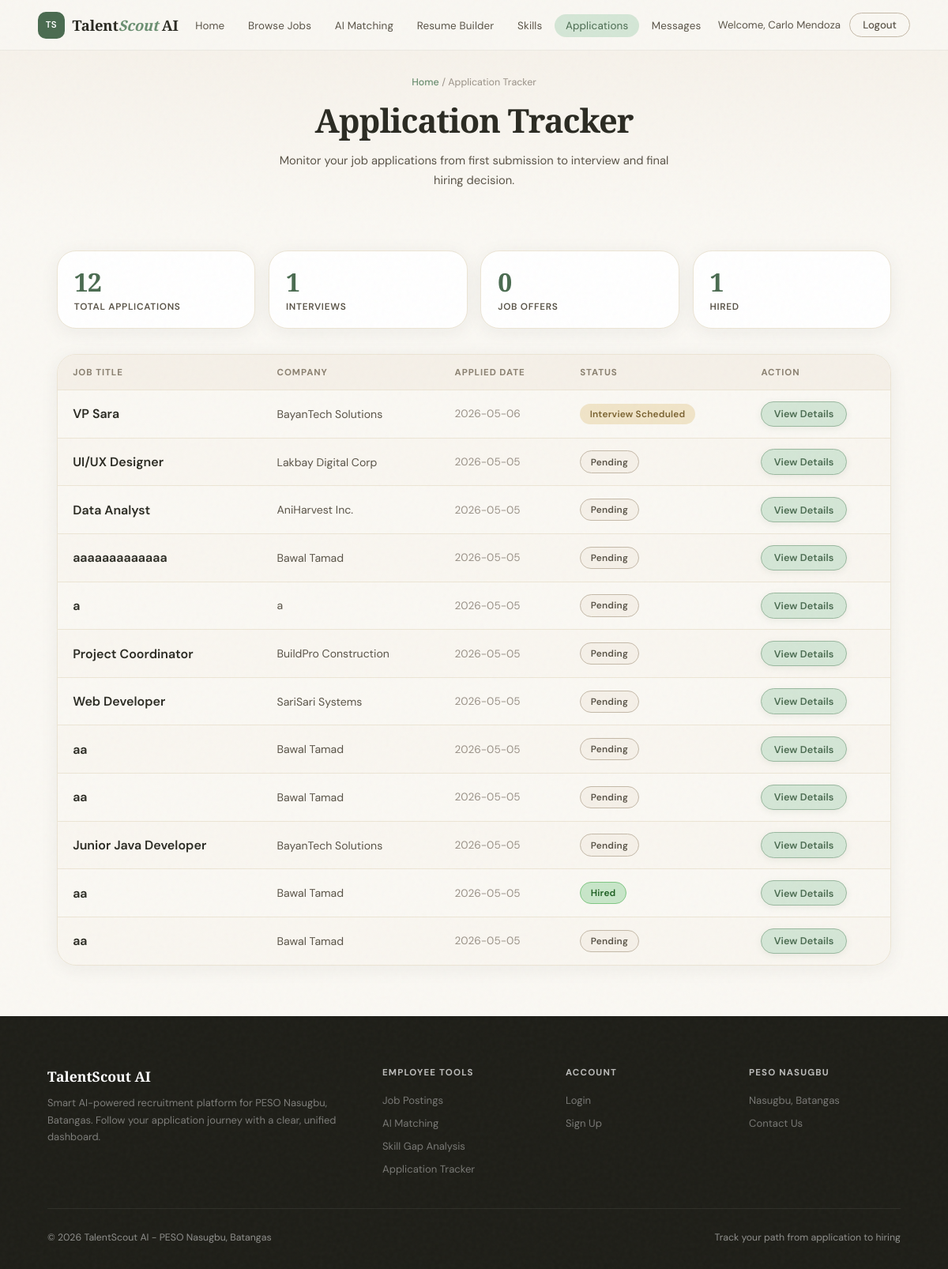
/employees/modules/applicant-tracking/index.php (signed in), run on the app's committed database.
### tables this page shows
CREATE TABLE `application` (
  `application_id` int(11) NOT NULL,
  `job_post_id` int(11) DEFAULT NULL,
  `employee_id` int(11) DEFAULT NULL,
  `status` enum('Pending','Interview Scheduled','Offer Received','Rejected') DEFAULT 'Pending',
  `employer_feedback` varchar(255) DEFAULT NULL,
  `application_date` date DEFAULT NULL,
  `hire_status` enum('none','offered','accepted','rejected') DEFAULT 'none',
  `hire_offer_message` text DEFAULT NULL,
  `hire_offer_date` timestamp NULL DEFAULT NULL,
  `hire_response_date` timestamp NULL DEFAULT NULL,
  `is_anonymous` tinyint(1) DEFAULT 0
);

CREATE TABLE `job_post` (
  `job_post_id` int(11) NOT NULL,
  `employer_id` int(11) DEFAULT NULL,
  `title` varchar(255) DEFAULT NULL,
  `description` varchar(255) DEFAULT NULL,
  `salary` varchar(255) NOT NULL,
  `location` varchar(255) DEFAULT NULL,
  `work_type` varchar(50) DEFAULT NULL,
  `application_deadline` date DEFAULT NULL,
  `skills` varchar(255) NOT NULL,
  `experience_level` varchar(255) NOT NULL,
  `job_category` varchar(255) NOT NULL,
  `job_post_created` timestamp NOT NULL DEFAULT current_timestamp() ON UPDATE current_timestamp(),
  `job_status` varchar(20) DEFAULT 'active'
);

CREATE TABLE `employer` (
  `employer_id` int(11) NOT NULL,
  `company_name` varchar(255) DEFAULT NULL,
  `email` varchar(255) DEFAULT NULL,
  `password` varchar(255) DEFAULT NULL,
  `address` varchar(255) DEFAULT NULL,
  `status` varchar(50) DEFAULT 'pending',
  `business_reg_cert` varchar(255) DEFAULT NULL,
  `mayor_permit` varchar(255) DEFAULT NULL,
  `bir_registration` varchar(255) DEFAULT NULL,
  `dole_registration` varchar(255) DEFAULT NULL,
  `created_at` timestamp NULL DEFAULT current_timestamp()
);

### employees/modules/applicant-tracking/index.php (the view, shortened to what this page needs)
<?php
$employee_id = $_SESSION['employee_id'] ?? null;
$conn = getConnection();
$applications = [];
$query = "SELECT
  a.application_id,
  a.job_post_id,
  a.employee_id,
  a.application_date,
  a.status,
  a.hire_status,
  j.title as job_title,
  e.company_name,
  e.employer_id
FROM application a
JOIN job_post j ON a.job_post_id = j.job_post_id
JOIN employer e ON j.employer_id = e.employer_id
WHERE a.employee_id = ?
ORDER BY a.application_date DESC";
$stmt = $conn->prepare($query);
$stmt->bind_param("i", $employee_id);
if (!$stmt->execute()) {
  die("Execute failed: " . $stmt->error);
}
$result = $stmt->get_result();
while ($row = $result->fetch_assoc()) {
  $hireStatus = $row['hire_status'] ?? 'none';
  if ($hireStatus === 'accepted') {
    $row['display_status'] = 'Hired';
  } elseif ($hireStatus === 'rejected') {
    $row['display_status'] = 'Offer Declined';
  } elseif ($hireStatus === 'offered') {
    $row['display_status'] = 'Offer Received';
  } else {
    $row['display_status'] = $row['status'];
  }
  $applications[] = $row;
}
$totalApplications = count($applications);
$hiredCount = count(array_filter($applications, function($app) {
  return ($app['hire_status'] ?? 'none') === 'accepted';
}));
$jobOffers = count(array_filter($applications, function($app) {
  return ($app['hire_status'] ?? 'none') === 'offered';
}));
$interviewsScheduled = count(array_filter($applications, function($app) {
  $hireStatus = $app['hire_status'] ?? 'none';
  return stripos($app['status'], 'interview') !== false && !in_array($hireStatus, ['offered', 'accepted']);
}));
?>
<!doctype html>
<html lang="en">
  <head>
  </head>
  <body>
    <nav class="navbar">
      <a href="../../index.php" class="nav-logo">
        <div class="nav-logo-mark">TS</div>
        <span>Talent<em>Scout</em> AI</span>
      </a>
      <ul class="nav-links">
        <li><a href="../../index.php">Home</a></li>
        <li><a href="../job-postings/index.php">Browse Jobs</a></li>
        <li><a href="../ai-matching/index.php">AI Matching</a></li>
        <li><a href="../resume-builder/index.php">Resume Builder</a></li>
        <li><a href="../skill-gap-analysis/index.php">Skills</a></li>
        <li><a href="./index.php" class="active">Applications</a></li>
        <li><a href="../messages/index.php">Messages</a></li>
      </ul>
      <div class="nav-right">
        <?php if (isset($_SESSION['employee_id'])): ?>
          <span class="nav-user">Welcome, <?php echo htmlspecialchars($_SESSION['employee_name'] ?? 'User'); ?></span>
          <a href="../../logout.php" class="btn-nav-ghost">Logout</a>
        <?php else: ?>
          <a href="../../login.php" class="btn-nav-ghost">Login</a>
          <a href="../../signup.php" class="btn-nav-solid">Get Started →</a>
        <?php endif; ?>
      </div>
    </nav>
    <div class="page-header">
      <div class="page-header-inner">
        <div class="breadcrumb">
          <a href="../../index.php">Home</a> / Application Tracker
        </div>
        <h1 class="reveal">Application Tracker</h1>
        <p class="reveal reveal-delay-1">
          Monitor your job applications from first submission to interview and
          final hiring decision.
        </p>
      </div>
    </div>
    <main class="employee-module-shell">
      <div class="tracker-stats">
        <div class="tracker-stat-card reveal">
          <div class="tracker-stat-number" id="totalAppCount"><?php echo $totalApplications; ?></div>
          <div class="tracker-stat-label">Total Applications</div>
        </div>
        <div class="tracker-stat-card reveal reveal-delay-1">
          <div class="tracker-stat-number" id="interviewCount"><?php echo $interviewsScheduled; ?></div>
          <div class="tracker-stat-label">Interviews</div>
        </div>
        <div class="tracker-stat-card reveal reveal-delay-2">
          <div class="tracker-stat-number" id="offersCount"><?php echo $jobOffers; ?></div>
          <div class="tracker-stat-label">Job Offers</div>
        </div>
        <div class="tracker-stat-card reveal reveal-delay-3">
          <div class="tracker-stat-number" id="hiredCount"><?php echo $hiredCount; ?></div>
          <div class="tracker-stat-label">Hired</div>
        </div>
      </div>
      <div class="tracker-table-wrap reveal reveal-delay-2">
        <table class="tracker-table">
          <thead>
            <tr>
              <th>Job Title</th>
              <th>Company</th>
              <th>Applied Date</th>
              <th>Status</th>
              <th>Action</th>
            </tr>
          </thead>
          <tbody id="applicationsTableBody">
            <?php if (empty($applications)): ?>
              <tr id="emptyStateRow">
                <td colspan="5" style="text-align: center; padding: 2rem; color: var(--warm-mid);">
                  No applications yet. <a href="../job-postings/" style="color: var(--sage-deep); text-decoration: none; font-weight: 600;">Browse jobs</a> and start applying!
                </td>
              </tr>
            <?php else: ?>
              <?php foreach ($applications as $app): ?>
                <?php
                  $displayStatus = $app['display_status'];
                  $hireStatus = $app['hire_status'] ?? 'none';
                  $statusClass = 'status-pending';
                  if ($hireStatus === 'accepted') {
                    $statusClass = 'status-hired';
                  } elseif ($hireStatus === 'rejected') {
                    $statusClass = 'status-rejected';
                  } elseif ($hireStatus === 'offered' || stripos($displayStatus, 'offer') !== false) {
                    $statusClass = 'status-approved';
                  } elseif (stripos($displayStatus, 'interview') !== false) {
                    $statusClass = 'status-interview';
                  } elseif (stripos($displayStatus, 'review') !== false) {
                    $statusClass = 'status-reviewed';
                  } elseif (stripos($displayStatus, 'rejected') !== false || stripos($displayStatus, 'not selected') !== false) {
                    $statusClass = 'status-rejected';
                  }
                  $appliedDate = date('Y-m-d', strtotime($app['application_date']));
                ?>
                <tr data-app-id="<?php echo $app['application_id']; ?>" data-employer-id="<?php echo $app['employer_id']; ?>" data-hire-status="<?php echo $hireStatus; ?>">
                  <td class="tracker-job-title"><?php echo htmlspecialchars($app['job_title']); ?></td>
                  <td class="tracker-company"><?php echo htmlspecialchars($app['company_name']); ?></td>
                  <td><?php echo htmlspecialchars($appliedDate); ?></td>
                  <td>
                    <span class="status-badge <?php echo $statusClass; ?>"><?php echo htmlspecialchars($displayStatus); ?></span>
                  </td>
                  <td><button class="action-btn">View Details</button></td>
                </tr>
              <?php endforeach; ?>
            <?php endif; ?>
          </tbody>
        </table>
      </div>
    </main>
    <footer class="footer">
      <div class="footer-inner">
        <div class="footer-top">
          <div class="footer-brand">
            <h3>TalentScout AI</h3>
            <p>
              Smart AI-powered recruitment platform for PESO Nasugbu, Batangas.
              Follow your application journey with a clear, unified dashboard.
            </p>
          </div>
          <div class="footer-col">
            <h4>Employee Tools</h4>
            <ul>
              <li><a href="../job-postings/">Job Postings</a></li>
              <li><a href="../ai-matching/">AI Matching</a></li>
              <li><a href="../skill-gap-analysis/">Skill Gap Analysis</a></li>
              <li><a href="./">Application Tracker</a></li>
            </ul>
          </div>
          <div class="footer-col">
            <h4>Account</h4>
            <ul>
              <li><a href="../../login.php">Login</a></li>
              <li><a href="../../signup.php">Sign Up</a></li>
            </ul>
          </div>
          <div class="footer-col">
            <h4>PESO Nasugbu</h4>
            <ul>
              <li><a href="#">Nasugbu, Batangas</a></li>
              <li><a href="#">Contact Us</a></li>
            </ul>
          </div>
        </div>
        <div class="footer-bottom">
          <span>© 2026 TalentScout AI - PESO Nasugbu, Batangas</span>
          <span>Track your path from application to hiring</span>
        </div>
      </div>
    </footer>
  </body>
</html>

### data on the page
application: job_post.title "VP Sara", employer.company_name "BayanTech Solutions", application_date "2026-05-06", status "Interview Scheduled"
application: job_post.title "UI/UX Designer", employer.company_name "Lakbay Digital Corp", application_date "2026-05-05", status "Pending"
application: job_post.title "Data Analyst", employer.company_name "AniHarvest Inc.", application_date "2026-05-05", status "Pending"
application: job_post.title "aaaaaaaaaaaaa", employer.company_name "Bawal Tamad", application_date "2026-05-05", status "Pending"
application: job_post.title "a", employer.company_name "a", application_date "2026-05-05", status "Pending"
application: job_post.title "Project Coordinator", employer.company_name "BuildPro Construction", application_date "2026-05-05", status "Pending"
application: job_post.title "Web Developer", employer.company_name "SariSari Systems", application_date "2026-05-05", status "Pending"
application: job_post.title "aa", employer.company_name "Bawal Tamad", application_date "2026-05-05", status "Pending"
application: job_post.title "aa", employer.company_name "Bawal Tamad", application_date "2026-05-05", status "Pending"
application: job_post.title "Junior Java Developer", employer.company_name "BayanTech Solutions", application_date "2026-05-05", status "Pending"
application: job_post.title "aa", employer.company_name "Bawal Tamad", application_date "2026-05-05", displayStatus "Hired"
application: job_post.title "aa", employer.company_name "Bawal Tamad", application_date "2026-05-05", status "Pending"

### other printed values
$_SESSION['employee_name'] "Carlo Mendoza"
$totalApplications "12"
$interviewsScheduled "1"
$jobOffers "0"
$hiredCount "1"
